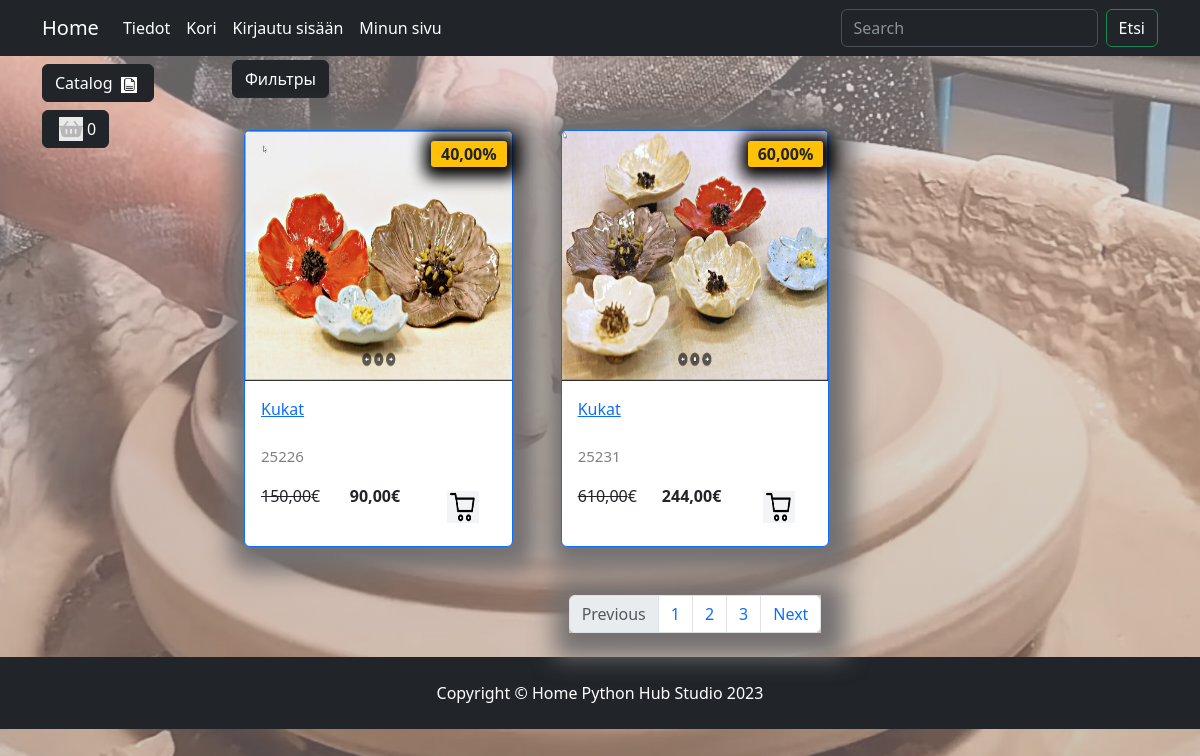
The app's page /goods/kukat/ with its own data.
### goods/models.py (models this page shows, shortened)
class Product(models.Model):
    name=models.CharField(max_length=150, verbose_name='Nimi')
    slug = models.SlugField(max_length=200, unique=True, blank=True, null=True, verbose_name='URL')
    description=models.TextField(blank=True, null=True, verbose_name='Kuvaus')
    price=models.DecimalField(default=0.00, max_digits=7, decimal_places=2, verbose_name='Hinta')
    discount_price=models.DecimalField(default=0.00, max_digits=4, decimal_places=2, verbose_name='Alennettu hinta')
    image=models.ImageField(upload_to='goods_images', blank=True, null=True, verbose_name='Kuva')
    quantity=models.IntegerField(default=0, verbose_name='Määrä')
    category=models.ForeignKey(to=Category, on_delete=models.CASCADE, verbose_name='Kategoria')
    class Meta:
        verbose_name = 'Tuote'
        verbose_name_plural = 'Tuotteet'
    def display_id(self):
        return f'{25225+self.id:05}'
    def sell_price(self):
        if self.discount_price:
            return round(self.price-self.price*self.discount_price/100, 2)
        return self.price

### goods/views.py (the view)
# urls.py: path('<slug:category_slug>/', views.catalog, name='catalog'),
def catalog(request, category_slug):
    if category_slug == 'kaikki-tuotteet':
        goods = Product.objects.all()
    else:
        goods = Product.objects.filter(category__slug=category_slug)
    context = {
        'title': 'Etusivu-Catalog',
        'goods': goods,
    }
    return render(request, 'goods/catalog.html', context)

### goods/templatetags/goods_tags.py (called while the page is built)
@register.simple_tag
def tag_category():
    return Category.objects.all()

### goods/templates/goods/catalog.html (shortened to what this page needs)
{% extends "main/base.html" %}
{% load static %}
{% block container %}
<div class="row">
    <div class="dropdown mb-2">
        <button class="btn btn-secondary dropdown-toggle btn-dark" type="button" data-bs-toggle="dropdown"
            aria-expanded="false">
            Фильтры
        </button>
    </div>
    {% for product in goods %}
    <div class="col-lg-4 col-md-6 p-4">
        <div class="card border-primary rounded custom-shadow">
            {% if product.image %}
            <img src="{{product.image.url }}" class="card-img-top" alt="{{product.name}}" width="100%" height="250vh">
            {% else %}
            <img src="{% static 'deps/images/Not found image.png' %}" class="card-img-top" alt="..." width="100%" height="250vh">
            {% endif %}
            <div class="card-body">
                <a href="{% url "goods:product" product.slug %}">
                    <p class="card-title">{{product.name}}</p>
                </a>
                <p class="product_id">{{ product.display_id }}</p>
                <div class="d-flex justify-content-between">
                    {% if product.discount_price %}
                        <p><s>{{ product.price }}</s>€</p>
                        <p><strong>{{ product.sell_price }}€</strong></p>
                        <span class="badge bg-warning text-dark">{{ product.discount_price }}%</span>
                    {% else %}
                        <p><strong>{{ product.price }}€</strong></p>
                    {% endif %}
                    <a href="#" class="btn">
                        <img class="mx-1" src="{% static 'deps/icons/kori.png' %}" alt="Catalog Icon"
                            width="32" height="32">
                    </a>
                </div>
            </div>
        </div>
    </div>
    {% endfor %}
</div>
<nav aria-label="Page navigation example">
    <ul class="pagination justify-content-center my-4">
        <div class="custom-shadow d-flex">
            <li class="page-item disabled">
              <a class="page-link">Previous</a>
            </li>
            <li class="page-item"><a class="page-link" href="#">1</a></li>
            <li class="page-item"><a class="page-link" href="#">2</a></li>
            <li class="page-item"><a class="page-link" href="#">3</a></li>
            <li class="page-item">
              <a class="page-link" href="#">Next</a>
            </li>
        </div>
    </ul>
</nav>
{% endblock %}
{% block footer %}
<footer class="py-4 bg-dark">
    <div class="container">
        <p class="m-0 text-center text-white">Copyright &copy; Home Python Hub Studio 2023</p>
    </div>
{% endblock %}

### static/deps/css/my_css.css (style rules this page uses)
body { background-image: url("../images/bg-image6.jpg"); background-image: linear-gradient(rgba(208, 203, 203, 0.5), rgba(151, 146, 146, 0.5)), url("../images/bg-image6.jpg"); background-repeat: no-repeat; background-attachment: fixed; background-position: center center; background-size: cover; }
.dropdown-toggle::after { content: none; }
.custom-shadow { box-shadow: 5px 5px 25px 19px #737070; }
.product_id { color: gray; font-size: 15px; }
.badge.bg-warning.text-dark { position: absolute; top: 10px; right: 5px; z-index: 1; padding: 5px 10px; border-radius: 3px; font-size: 1rem; box-shadow: 2px 2px 15px 9px #000000; }

### records on screen
Product: image (picture), name "Kukat", display_id "25226", price "150,00", sell_price "90,00", discount_price "40,00"
Product: image (picture), name "Kukat", display_id "25231", price "610,00", sell_price "244,00", discount_price "60,00"
